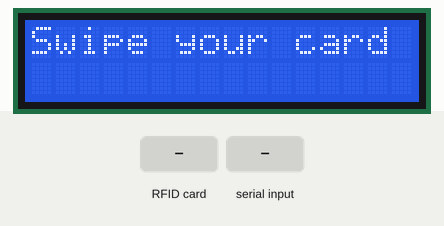
This sketch was run on a simulated Arduino Uno, built with avr-gcc and run on an emulated ATmega328P. On the bench: 16×2 character LCD. The inputs (shaded band) are chosen by the test bench. What the sketch prints to the serial monitor is not drawn.

Above: at 1.3 s.
1.4 s: RFID card 71 3A DC 73 held to the reader
At 2.6 s:
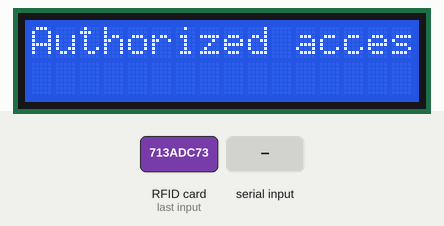
2.9 s: "71 3A DC 73" received over the second serial link
At 5.2 s:
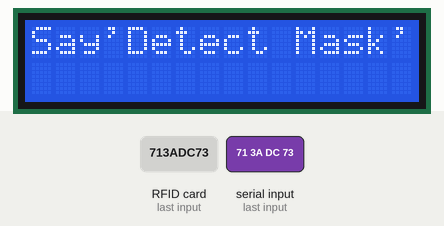
At 6.0 s:
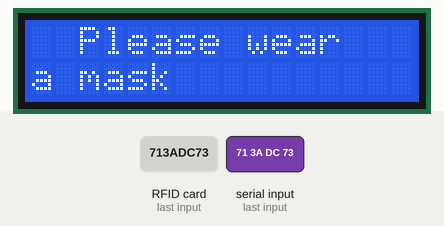
Timing chart, 0 to 7.5 s (numbered marks = the images above; inputs shaded):
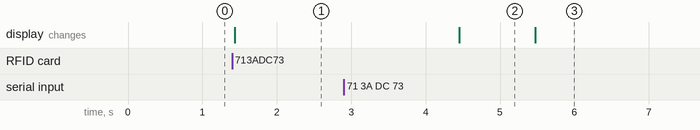

The sketch:

Master_Code.ino
```cpp
#include <SPI.h>
#include <MFRC522.h>//Required for RFID
#include <Wire.h>//Required for analog communication between 2 nanos.
#include <LiquidCrystal_I2C.h>//Required for LCD.
#include <SoftwareSerial.h>//Required for Bluetooth.
#include <NewPing.h>
NewPing sonar(8, 7, 400);
String k = "";
String data = "";
int cm ;
SoftwareSerial ble(3, 2);
#define SS_PIN 10//Pin for RFID.
#define RST_PIN 9//Pin for RFID.
#define IRSensor 8 //Pin for IR Sensor
#define SoundSensor 7//Pin for Sound Sensor
int mask = 0;
bool getcm();
LiquidCrystal_I2C lcd(0x3F, 16, 2); //LCD
MFRC522 mfrc522(SS_PIN, RST_PIN);   // Create MFRC522 instance.

void setup()
{
  lcd.begin();  //initialize the lcd
  lcd.backlight();  //open the backlight
  lcd.setCursor ( 0, 0 );            // go to the top left corner
  // write this string on the top row
  lcd.print("Swipe your card");
  Serial.begin(9600);   // Initiate a serial communication
  SPI.begin();      // Initiate  SPI bus
  mfrc522.PCD_Init();   // Initiate MFRC522
  Serial.println("Approximate your card to the reader...");
  Serial.println();
  ble.begin(9600);
}
void loop()
{

  lcd.setCursor(0,0);
  lcd.print("Swipe your card");
  if ( ! mfrc522.PICC_IsNewCardPresent())
  {
    return;
  }

  if ( ! mfrc522.PICC_ReadCardSerial())
  {
    return;
  }
  String content = "";
  byte letter;
  for (byte i = 0; i < mfrc522.uid.size; i++)
  {
    Serial.print(mfrc522.uid.uidByte[i] < 0x10 ? " 0" : " ");
    Serial.print(mfrc522.uid.uidByte[i], HEX);
    content.concat(String(mfrc522.uid.uidByte[i] < 0x10 ? " 0" : " "));
    content.concat(String(mfrc522.uid.uidByte[i], HEX));
  }

  content.toUpperCase();
  if (content.substring(1) == "71 3A DC 73")
  {
    lcd.clear();
    lcd.println("Authorized access");
    delay(3000);
    lcd.clear();
    lcd.print("Say'Detect Mask'");
    data = "";
    while (data == "")
    {
      data = ble.readString();
    }
    Serial.println(data);
    if (data == "Thank you for wearing a mask") {
      mask = 1;
      Serial.println("done");
      lcd.clear();
      lcd.print("Thank you! for");
      lcd.setCursor(0, 1);
      lcd.print("wearing a mask");
      delay(3000);
      lcd.clear();
      lcd.setCursor(2, 0);
      lcd.print("Sanitize");
      lcd.setCursor(0, 1);
      lcd.print("your hands");
      cm = sonar.ping_cm();
      while (cm > 15) {
        cm = sonar.ping_cm();
        Serial.println(cm);

      }
      if (cm < 16 )
      {
        lcd.clear();
        lcd.print("Please Enter");
        Wire.beginTransmission(0x40);
        Wire.write("A");
        Wire.endTransmission(0x40);
        delay(5000);
        lcd.clear();
        lcd.print("Swipe your card");
      }
    }

    else {
      mask = 0;
      lcd.clear();
      lcd.setCursor(2, 0);
      lcd.print("Please wear");
      lcd.setCursor(0, 1);
      lcd.print("a mask");
      delay(3000);
      lcd.clear();
    }
  }


  else   {
    Serial.println(" Access denied");
    delay(3000);
  }

  delay(1000);


}
```

Measured:
- after the input at 1.4 s, the display: changes at once (image 1)
- after the input at 2.9 s, the display: first differs from a run without the input after 2.6 s (image 3)
- what the display in image 2 shows lasts 1.0 s, from 4.5 s to 5.5 s
